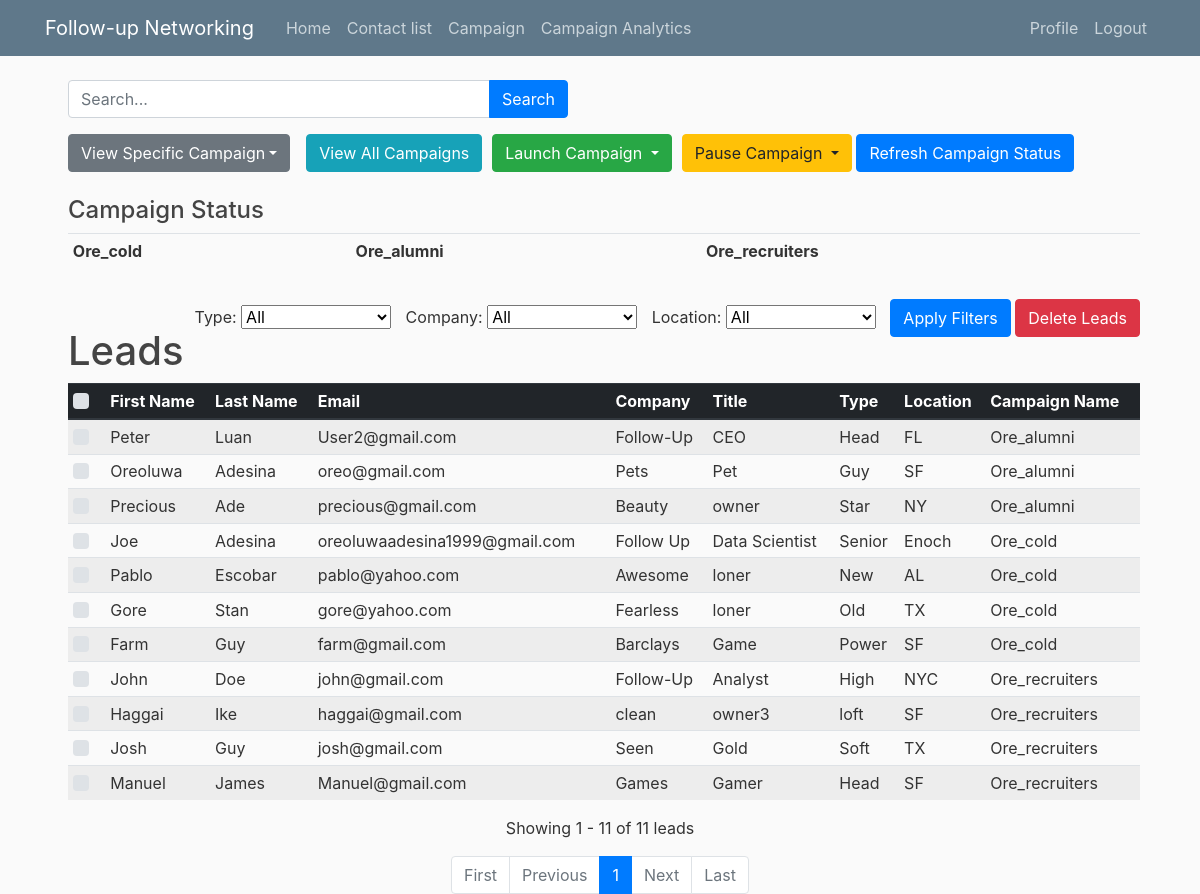
Page /campaign/ (signed in) on the earlier database version.
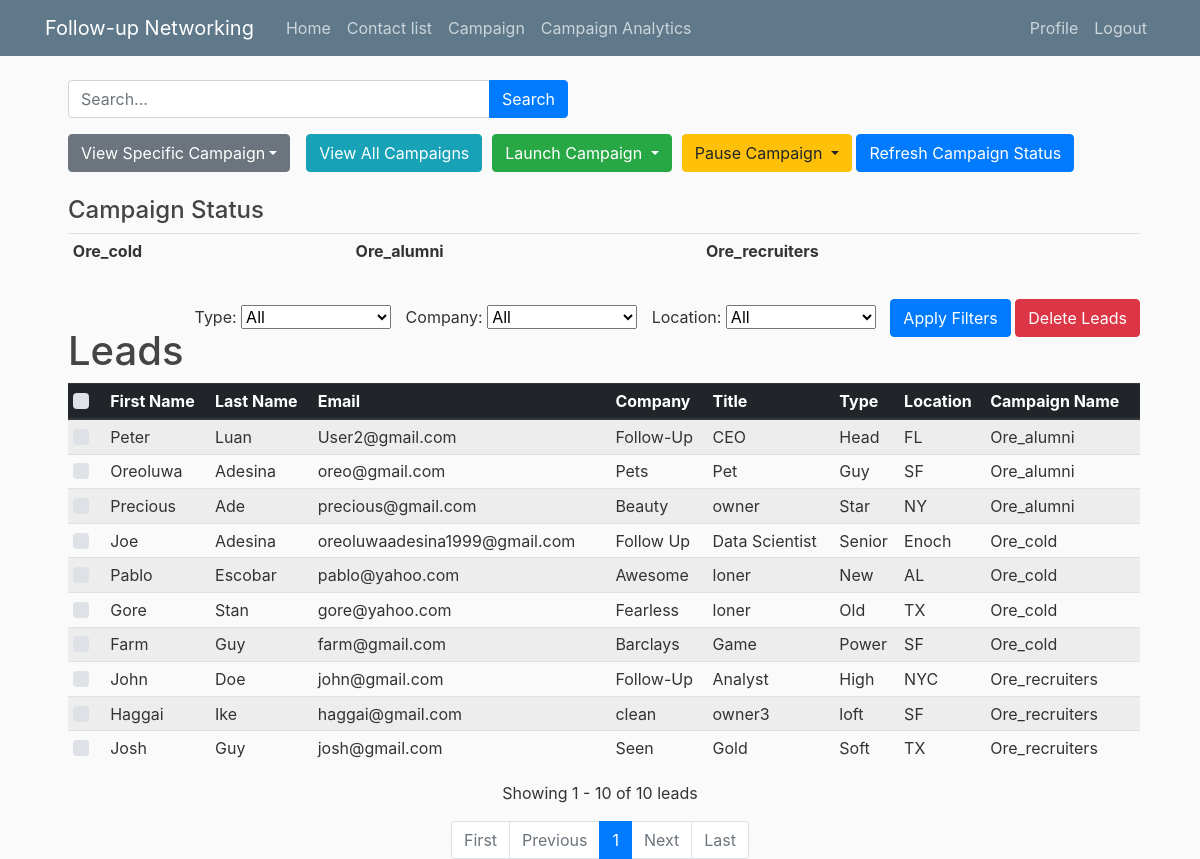
Same page on the later database version.
### contacts/models.py (models this page shows, shortened)
class Campaign_Emails(models.Model):
    user = models.ForeignKey(User, on_delete=models.CASCADE, default=1)
    email = models.EmailField()
    first_name = models.CharField(max_length=100, default='')
    last_name = models.CharField(max_length=100, default='')
    company = models.CharField(max_length=100, default='')
    type = models.CharField(max_length=100, default='')
    location = models.CharField(max_length=100, default='None')
    title = models.CharField(max_length=100, default='')
    campaign_name = models.CharField(max_length=255, default='')

### contacts/views.py (the view, shortened to what this page needs)
# urls.py: path('campaign/', views.campaign_page, name='campaign_page'),
@login_required
def campaign_page(request):
    user_campaigns = Campaign.objects.filter(user=request.user)
    type_filter = request.GET.get('typeFilter')
    company_filter = request.GET.get('companyFilter')
    location_filter = request.GET.get('locationFilter')
    campaign_filter = request.GET.get('campaignFilter')
    filter_conditions = Q()
    if type_filter:
        filter_conditions &= Q(type__icontains=type_filter)
    if company_filter:
        filter_conditions &= Q(company__icontains=company_filter)
    if location_filter:
        filter_conditions &= Q(location__icontains=location_filter)
    if campaign_filter:
        filter_conditions &= Q(campaign_name__icontains=campaign_filter)
    search_query = request.GET.get('searchQuery')
    all_campaign_emails = Campaign_Emails.objects.filter(campaign_name__in=user_campaigns.values_list('name', flat=True)).order_by('campaign_name')
    filtered_campaign_emails = all_campaign_emails.filter(filter_conditions)
    items_per_page = 50
    page = request.GET.get('page', 1)
    paginator = Paginator(filtered_campaign_emails, items_per_page)
    try:
        campaign_emails = paginator.page(page)
    except PageNotAnInteger:
        campaign_emails = paginator.page(1)
    except EmptyPage:
        campaign_emails = paginator.page(paginator.num_pages)
    distinct_campaigns = user_campaigns.values_list('name', flat=True).distinct()
    distinct_types = all_campaign_emails.values_list('type', flat=True).distinct()
    distinct_companies = all_campaign_emails.values_list('company', flat=True).distinct()
    distinct_locations = all_campaign_emails.values_list('location', flat=True).distinct()
    filter_params = {
        'typeFilter': type_filter,
        'companyFilter': company_filter,
        'locationFilter': location_filter,
        'campaignFilter': campaign_filter,
        'searchQuery': search_query,
    }
    return render(request, 'campaign.html', {
        'campaign_emails': campaign_emails,
        'distinct_campaigns': distinct_campaigns,
        'distinct_types': distinct_types,
        'distinct_companies': distinct_companies,
        'distinct_locations': distinct_locations,
        'filter_params': filter_params,
    })

### contacts/templates/campaign.html (shortened to what the changed rows need)
{% extends 'base.html' %}
{% block content %}
<form method="post" action="{% url 'delete_selected_leads' %}">
    <div class="container mt-3">
        <div class="ml-2">
            <div class="mt-4">
                <div class="table-responsive">
                    <table class="table table-sm">
                        <tbody>
                            {% for campaign in distinct_campaigns %}
                                <td class="smaller-text">
                                    <strong>{{ campaign }}</strong><br>
                                </td>
                            {% endfor %}
                        </tbody>
                    </table>
                </div>
            </div>
        <br>
            <div class="table-container">
                <h1>Leads</h1>
                <table class="table table-striped table-sm">
                    <thead class="thead-dark">
                        <tr>
                            <th scope="col">
                                <div class="text-center">
                                    <div class="custom-control custom-checkbox">
                                    </div>
                                </div>
                            </th>
                            <th scope="col">First Name</th>
                            <th scope="col">Last Name</th>
                            <th scope="col" class="hide-email-column">Email</th>
                            <th scope="col">Company</th>
                            <th scope="col">Title</th>
                            <th scope="col">Type</th>
                            <th scope="col">Location</th>
                            <th scope="col">Campaign Name</th>
                        </tr>
                    </thead>
                    <tbody id="campaignEmailsTableBody">
                        {% for email_entry in campaign_emails %}
                            <tr data-campaign="{{ email_entry.campaign_name }}">
                                <td>
                                    <div class="text-center">
                                        <div class="custom-control custom-checkbox">
                                        </div>
                                    </div>
                                </td>
                                <td>{{ email_entry.first_name }}</td>
                                <td>{{ email_entry.last_name }}</td>
                                <td class="hide-email-column">{{ email_entry.email }}</td>
                                <td>{{ email_entry.company }}</td>
                                <td>{{ email_entry.title }}</td>
                                <td>{{ email_entry.type }}</td>
                                <td>{{ email_entry.location }}</td>
                                <td>{{ email_entry.campaign_name }}</td>
                            </tr>
                        {% endfor %}
                    </tbody>
                </table>
            </div>
        </div>
    </div>
    <p class="text-center mt-3 mb-3">Showing {{ campaign_emails.start_index }} - {{ campaign_emails.end_index }} of {{ campaign_emails.paginator.count }} leads</p>
</form>
<nav aria-label="..." class="d-flex justify-content-center">
    <ul class="pagination">
      {% for num in campaign_emails.paginator.page_range %}
        <li class="page-item{% if campaign_emails.number == num %} active{% endif %}">
          <a class="page-link" href="?page={{ num }}{% if filter_params %}&{{ filter_params.urlencode }}{% endif %}">{{ num }}{% if campaign_emails.number == num %} <span class="sr-only">(current)</span>{% endif %}</a>
        </li>
      {% endfor %}
    </ul>
</nav>
{% endblock %}

Differences in the rows shown:
removed Campaign_Emails: first_name "Manuel", last_name "James", email "Manuel@gmail.com", company "Games", title "Gamer", type "Head", location "SF", campaign_name "Ore_recruiters"
Other differences:
{{ campaign_emails.end_index }}: "11" → "10"
{{ campaign_emails.paginator.count }}: "11" → "10"
